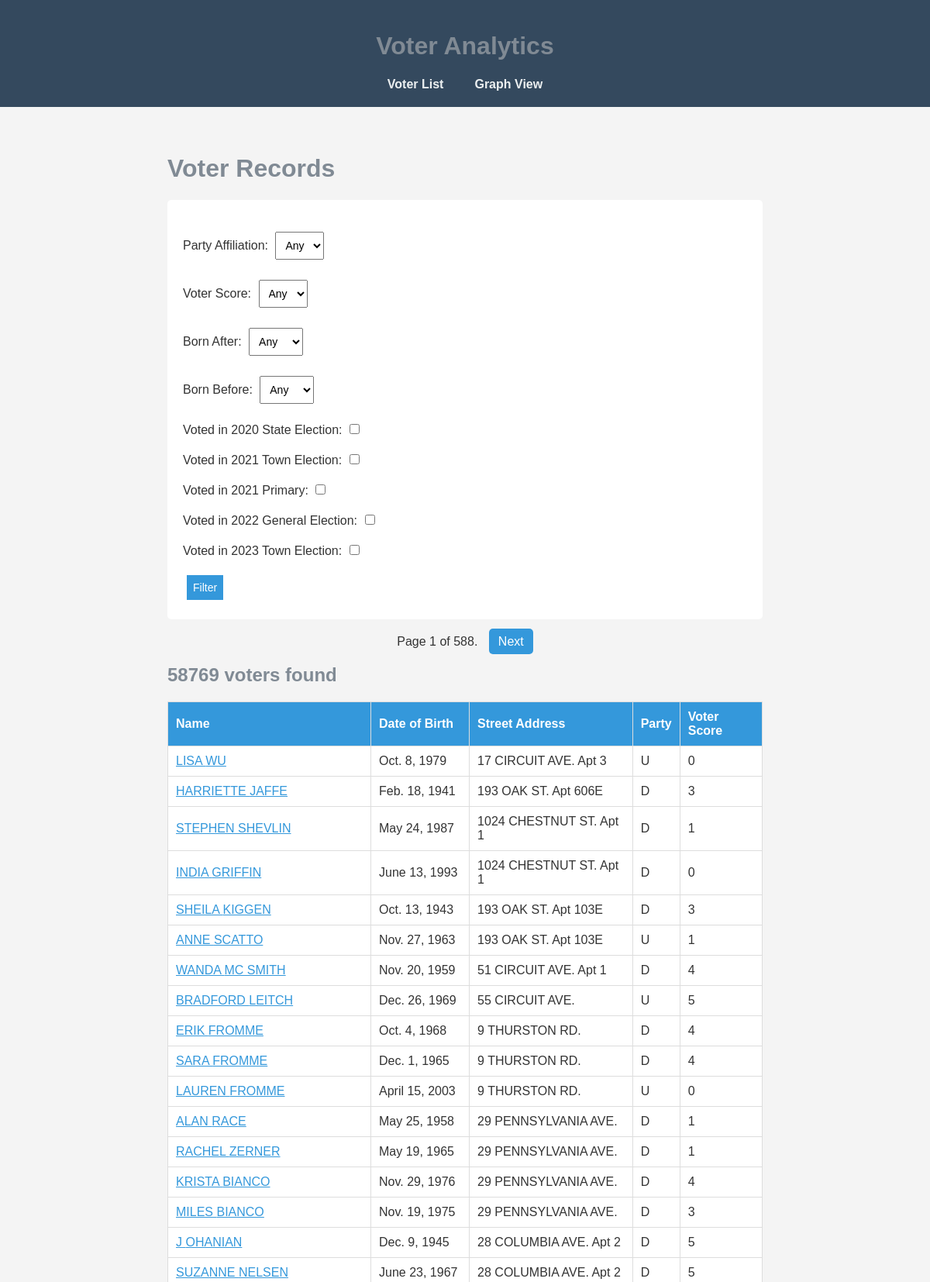
Screenshot of /voter_analytics/ (upper part) with the database file from the repository.
### voter_analytics/models.py (models this page shows, shortened)
class Voter(models.Model):
    last_name = models.TextField()               # Last name of the voter
    first_name = models.TextField()              # First name of the voter
    date_of_birth = models.DateField()           # Date of birth (YYYY-MM-DD)
    street_number = models.CharField(max_length=10)          # Street number (e.g., "42")
    street_name = models.TextField()                         # Street name (e.g., "Maple Ave")
    apartment_number = models.CharField(
        max_length=10, blank=True, null=True
    )                                                        # Optional apartment number
    zip_code = models.CharField(max_length=10)               # ZIP code
    date_of_registration = models.DateField()                # Date when the voter registered
    party_affiliation = models.CharField(max_length=2)       # Political party (e.g., "D", "R", "U")
    precinct_number = models.CharField(max_length=10)        # Voting precinct
    v20state = models.IntegerField()     # 2020 State Election participation
    v21town = models.IntegerField()      # 2021 Town Election participation
    v21primary = models.IntegerField()   # 2021 Primary participation
    v22general = models.IntegerField()   # 2022 General Election participation
    v23town = models.IntegerField()      # 2023 Town Election participation
    voter_score = models.IntegerField()  # Computed score from 0–5

### voter_analytics/views.py (the view)
# urls.py: path('', VoterListView.as_view(), name='voters'),
class VoterListView(ListView):
    template_name = 'voter_analytics/voters.html'
    model = Voter
    context_object_name = 'voters'
    paginate_by = 100  # Number of voters per page
    def get_queryset(self):
        queryset = Voter.objects.all()
        form = FilterVoterForm(self.request.GET)
        if form.is_valid():
            party = form.cleaned_data.get('party_affiliation')
            min_year = form.cleaned_data.get('min_birth_year')
            max_year = form.cleaned_data.get('max_birth_year')
            voter_score = form.cleaned_data.get('voter_score')
            if party:
                queryset = queryset.filter(party_affiliation=party)
            if min_year:
                queryset = queryset.filter(date_of_birth__year__gte=int(min_year))
            if max_year:
                queryset = queryset.filter(date_of_birth__year__lte=int(max_year))
            if voter_score:
                queryset = queryset.filter(voter_score=int(voter_score))
            election_filters = Q()
            if form.cleaned_data.get('voted_20state'):
                election_filters |= Q(v20state__gt=0)
            if form.cleaned_data.get('voted_21town'):
                election_filters |= Q(v21town__gt=0)
            if form.cleaned_data.get('voted_21primary'):
                election_filters |= Q(v21primary__gt=0)
            if form.cleaned_data.get('voted_22general'):
                election_filters |= Q(v22general__gt=0)
            if form.cleaned_data.get('voted_23town'):
                election_filters |= Q(v23town__gt=0)
            if election_filters.children:
                queryset = queryset.filter(election_filters)
        return queryset
    def get_context_data(self, **kwargs):
        context = super().get_context_data(**kwargs)
        context["form"] = FilterVoterForm(self.request.GET)
        context['voter_count'] = self.get_queryset().count()  # Total count of voters after filtering
        return context

### voter_analytics/templates/voter_analytics/voters.html (shortened to what this page needs)
{% extends 'voter_analytics/base.html' %} {% block content %}
<div class="container">
  <h1>Voter Records</h1>
  <form method="get">
    {{ form.as_p }}
    <button type="submit">Filter</button>
  </form>
  <div class="pagination">
    {% if is_paginated %}
    <ul class="pagination">
      <li>Page {{ page_obj.number }} of {{ page_obj.paginator.num_pages }}.</li>
      {% if page_obj.has_next %}
      <li><a href="?page={{ page_obj.next_page_number }}">Next</a></li>
      {% endif %}
    </ul>
    {% endif %}
  </div>
  <h2>{{ voter_count }} voter{{ voter_count|pluralize }} found</h2>
  <table>
    <thead>
      <tr>
        <th>Name</th>
        <th>Date of Birth</th>
        <th>Street Address</th>
        <th>Party</th>
        <th>Voter Score</th>
      </tr>
    </thead>
    <tbody>
      {% for voter in voters %}
      <tr>
        <td>
          <a href="{% url 'voter' voter.pk %}">
            {{ voter.first_name }} {{ voter.last_name }}
          </a>
        </td>
        <td>{{ voter.date_of_birth }}</td>
        <td>
          {{ voter.street_number }} {{ voter.street_name }}.
          {% if voter.apartment_number %} Apt {{ voter.apartment_number }} {% endif %}
        </td>
        <td>{{ voter.party_affiliation }}</td>
        <td>{{ voter.voter_score }}</td>
      </tr>
      {% empty %}
      <tr>
        <td colspan="5">No voter records found.</td>
      </tr>
      {% endfor %}
    </tbody>
  </table>
</div>
{% endblock %}

### static/voter_analytics/css/styles.css (style rules this page uses)
body { font-family: Arial, sans-serif; margin: 0; padding: 0; background-color: #f4f4f4; color: #333; }
h1, h2 { color: #808a94; }
.container { width: 80%; margin: 0 auto; padding: 20px; }
form { background-color: #fff; padding: 20px; border-radius: 5px; margin-bottom: 20px; }
form input, form select, form button { padding: 8px; margin: 5px; font-size: 14px; }
button { background-color: #3498db; color: #fff; border: none; cursor: pointer; }
table { width: 100%; border-collapse: collapse; margin-top: 20px; background-color: #fff; }
table, th, td { border: 1px solid #ddd; }
th, td { padding: 10px; text-align: left; }
th { background-color: #3498db; color: #fff; }
.pagination { list-style-type: none; padding: 0; text-align: center; }
.pagination li { display: inline; margin: 5px; }
.pagination li a { text-decoration: none; padding: 8px 12px; background-color: #3498db; color: #fff; border-radius: 5px; }
ul { list-style-type: none; padding: 0; }
ul li { margin: 8px 0; }
a { color: #3498db; }

### rows the page displays
Voter: first_name "LISA", last_name "WU", date_of_birth "Oct. 8, 1979", street_number "17", street_name "CIRCUIT AVE", apartment_number "3", party_affiliation "U", voter_score "0"
Voter: first_name "HARRIETTE", last_name "JAFFE", date_of_birth "Feb. 18, 1941", street_number "193", street_name "OAK ST", apartment_number "606E", party_affiliation "D", voter_score "3"
Voter: first_name "STEPHEN", last_name "SHEVLIN", date_of_birth "May 24, 1987", street_number "1024", street_name "CHESTNUT ST", apartment_number "1", party_affiliation "D", voter_score "1"
Voter: first_name "INDIA", last_name "GRIFFIN", date_of_birth "June 13, 1993", street_number "1024", street_name "CHESTNUT ST", apartment_number "1", party_affiliation "D", voter_score "0"
Voter: first_name "SHEILA", last_name "KIGGEN", date_of_birth "Oct. 13, 1943", street_number "193", street_name "OAK ST", apartment_number "103E", party_affiliation "D", voter_score "3"
Voter: first_name "ANNE", last_name "SCATTO", date_of_birth "Nov. 27, 1963", street_number "193", street_name "OAK ST", apartment_number "103E", party_affiliation "U", voter_score "1"
Voter: first_name "WANDA", last_name "MC SMITH", date_of_birth "Nov. 20, 1959", street_number "51", street_name "CIRCUIT AVE", apartment_number "1", party_affiliation "D", voter_score "4"
Voter: first_name "BRADFORD", last_name "LEITCH", date_of_birth "Dec. 26, 1969", street_number "55", street_name "CIRCUIT AVE", party_affiliation "U", voter_score "5"
Voter: first_name "ERIK", last_name "FROMME", date_of_birth "Oct. 4, 1968", street_number "9", street_name "THURSTON RD", party_affiliation "D", voter_score "4"
Voter: first_name "SARA", last_name "FROMME", date_of_birth "Dec. 1, 1965", street_number "9", street_name "THURSTON RD", party_affiliation "D", voter_score "4"
Voter: first_name "LAUREN", last_name "FROMME", date_of_birth "April 15, 2003", street_number "9", street_name "THURSTON RD", party_affiliation "U", voter_score "0"
Voter: first_name "ALAN", last_name "RACE", date_of_birth "May 25, 1958", street_number "29", street_name "PENNSYLVANIA AVE", party_affiliation "D", voter_score "1"
Voter: first_name "RACHEL", last_name "ZERNER", date_of_birth "May 19, 1965", street_number "29", street_name "PENNSYLVANIA AVE", party_affiliation "D", voter_score "1"
Voter: first_name "KRISTA", last_name "BIANCO", date_of_birth "Nov. 29, 1976", street_number "29", street_name "PENNSYLVANIA AVE", party_affiliation "D", voter_score "4"
Voter: first_name "MILES", last_name "BIANCO", date_of_birth "Nov. 19, 1975", street_number "29", street_name "PENNSYLVANIA AVE", party_affiliation "D", voter_score "3"
Voter: first_name "J", last_name "OHANIAN", date_of_birth "Dec. 9, 1945", street_number "28", street_name "COLUMBIA AVE", apartment_number "2", party_affiliation "D", voter_score "5"
Voter: first_name "SUZANNE", last_name "NELSEN", date_of_birth "June 23, 1967", street_number "28", street_name "COLUMBIA AVE", apartment_number "2", party_affiliation "D", voter_score "5"

### other values shown
{{ page_obj.number }} "1"
{{ page_obj.paginator.num_pages }} "588"
{{ voter_count }} "58769"
